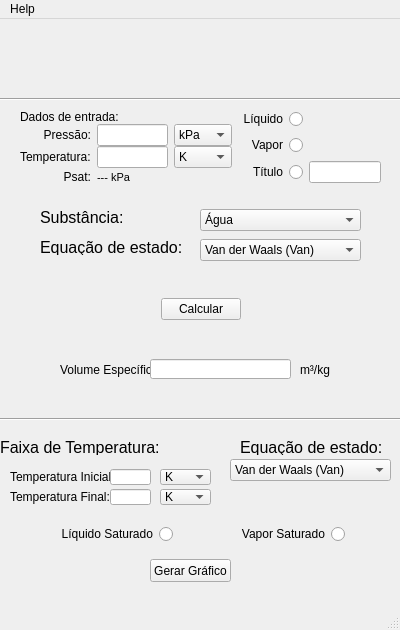
<?xml version="1.0" encoding="UTF-8"?>
<ui version="4.0">
 <class>MainWindow</class>
 <widget class="QMainWindow" name="MainWindow">
  <property name="geometry">
   <rect>
    <x>0</x>
    <y>0</y>
    <width>400</width>
    <height>630</height>
   </rect>
  </property>
  <property name="windowTitle">
   <string>MainWindow</string>
  </property>
  <widget class="QWidget" name="centralwidget">
   <widget class="Line" name="line">
    <property name="geometry">
     <rect>
      <x>-3</x>
      <y>70</y>
      <width>481</width>
      <height>20</height>
     </rect>
    </property>
    <property name="orientation">
     <enum>Qt::Horizontal</enum>
    </property>
   </widget>
   <widget class="QLabel" name="label_4">
    <property name="geometry">
     <rect>
      <x>40</x>
      <y>220</y>
      <width>141</width>
      <height>16</height>
     </rect>
    </property>
    <property name="font">
     <font>
      <pointsize>12</pointsize>
     </font>
    </property>
    <property name="text">
     <string>Equação de estado:</string>
    </property>
   </widget>
   <widget class="QComboBox" name="DropEqua">
    <property name="geometry">
     <rect>
      <x>200</x>
      <y>220</y>
      <width>161</width>
      <height>22</height>
     </rect>
    </property>
    <item>
     <property name="text">
      <string>Van der Waals (Van)</string>
     </property>
    </item>
    <item>
     <property name="text">
      <string>Soave-Redlich-Kwong (SRK)</string>
     </property>
    </item>
    <item>
     <property name="text">
      <string>Peng Robinson (PR)</string>
     </property>
    </item>
    <item>
     <property name="text">
      <string>Tsai-Chen</string>
     </property>
    </item>
    <item>
     <property name="text">
      <string>Stryjek-Vera</string>
     </property>
    </item>
   </widget>
   <widget class="QLabel" name="label_5">
    <property name="geometry">
     <rect>
      <x>80</x>
      <y>10</y>
      <width>291</width>
      <height>61</height>
     </rect>
    </property>
    <property name="font">
     <font>
      <pointsize>18</pointsize>
     </font>
    </property>
    <property name="text">
     <string/>
    </property>
    <property name="pixmap">
     <pixmap>title.png</pixmap>
    </property>
   </widget>
   <widget class="QLabel" name="label_6">
    <property name="geometry">
     <rect>
      <x>60</x>
      <y>340</y>
      <width>91</width>
      <height>21</height>
     </rect>
    </property>
    <property name="text">
     <string>Volume Específico:</string>
    </property>
   </widget>
   <widget class="QLineEdit" name="RespVol">
    <property name="geometry">
     <rect>
      <x>150</x>
      <y>340</y>
      <width>141</width>
      <height>20</height>
     </rect>
    </property>
   </widget>
   <widget class="QLabel" name="label_7">
    <property name="geometry">
     <rect>
      <x>300</x>
      <y>340</y>
      <width>31</width>
      <height>21</height>
     </rect>
    </property>
    <property name="text">
     <string>m³/kg</string>
    </property>
   </widget>
   <widget class="QComboBox" name="DropSubs">
    <property name="geometry">
     <rect>
      <x>200</x>
      <y>190</y>
      <width>161</width>
      <height>22</height>
     </rect>
    </property>
    <item>
     <property name="text">
      <string>Água</string>
     </property>
    </item>
    <item>
     <property name="text">
      <string>Dióxido de carbono</string>
     </property>
    </item>
    <item>
     <property name="text">
      <string>Oxigênio</string>
     </property>
    </item>
    <item>
     <property name="text">
      <string>Usuário</string>
     </property>
    </item>
    <item>
     <property name="text">
      <string>...</string>
     </property>
    </item>
   </widget>
   <widget class="QLabel" name="label_8">
    <property name="geometry">
     <rect>
      <x>40</x>
      <y>190</y>
      <width>141</width>
      <height>16</height>
     </rect>
    </property>
    <property name="font">
     <font>
      <pointsize>12</pointsize>
     </font>
    </property>
    <property name="text">
     <string>Substância:</string>
    </property>
   </widget>
   <widget class="QLabel" name="Coment1">
    <property name="geometry">
     <rect>
      <x>10</x>
      <y>350</y>
      <width>291</width>
      <height>41</height>
     </rect>
    </property>
    <property name="text">
     <string/>
    </property>
   </widget>
   <widget class="QPushButton" name="pushButton_2">
    <property name="geometry">
     <rect>
      <x>150</x>
      <y>540</y>
      <width>81</width>
      <height>23</height>
     </rect>
    </property>
    <property name="text">
     <string>Gerar Gráfico</string>
    </property>
   </widget>
   <widget class="Line" name="line_2">
    <property name="geometry">
     <rect>
      <x>-130</x>
      <y>390</y>
      <width>611</width>
      <height>20</height>
     </rect>
    </property>
    <property name="orientation">
     <enum>Qt::Horizontal</enum>
    </property>
   </widget>
   <widget class="QLabel" name="label_10">
    <property name="geometry">
     <rect>
      <x>10</x>
      <y>450</y>
      <width>111</width>
      <height>16</height>
     </rect>
    </property>
    <property name="text">
     <string>Temperatura Inicial:</string>
    </property>
   </widget>
   <widget class="QLineEdit" name="TempGet1">
    <property name="geometry">
     <rect>
      <x>110</x>
      <y>450</y>
      <width>41</width>
      <height>16</height>
     </rect>
    </property>
   </widget>
   <widget class="QLineEdit" name="TempGet2">
    <property name="geometry">
     <rect>
      <x>110</x>
      <y>470</y>
      <width>41</width>
      <height>16</height>
     </rect>
    </property>
   </widget>
   <widget class="QLabel" name="label_11">
    <property name="geometry">
     <rect>
      <x>10</x>
      <y>470</y>
      <width>111</width>
      <height>16</height>
     </rect>
    </property>
    <property name="text">
     <string>Temperatura Final:</string>
    </property>
   </widget>
   <widget class="QComboBox" name="DropTemp_2">
    <property name="geometry">
     <rect>
      <x>160</x>
      <y>450</y>
      <width>51</width>
      <height>16</height>
     </rect>
    </property>
    <item>
     <property name="text">
      <string>K</string>
     </property>
    </item>
    <item>
     <property name="text">
      <string>ºC</string>
     </property>
    </item>
    <item>
     <property name="text">
      <string>ºF</string>
     </property>
    </item>
    <item>
     <property name="text">
      <string>R</string>
     </property>
    </item>
   </widget>
   <widget class="QComboBox" name="DropTemp_3">
    <property name="geometry">
     <rect>
      <x>160</x>
      <y>470</y>
      <width>51</width>
      <height>16</height>
     </rect>
    </property>
    <item>
     <property name="text">
      <string>K</string>
     </property>
    </item>
    <item>
     <property name="text">
      <string>ºC</string>
     </property>
    </item>
    <item>
     <property name="text">
      <string>ºF</string>
     </property>
    </item>
    <item>
     <property name="text">
      <string>R</string>
     </property>
    </item>
   </widget>
   <widget class="QLabel" name="label_12">
    <property name="geometry">
     <rect>
      <x>10</x>
      <y>10</y>
      <width>51</width>
      <height>61</height>
     </rect>
    </property>
    <property name="text">
     <string/>
    </property>
    <property name="pixmap">
     <pixmap>Zero.png</pixmap>
    </property>
   </widget>
   <widget class="QComboBox" name="DropEqua_2">
    <property name="geometry">
     <rect>
      <x>230</x>
      <y>440</y>
      <width>161</width>
      <height>22</height>
     </rect>
    </property>
    <item>
     <property name="text">
      <string>Van der Waals (Van)</string>
     </property>
    </item>
    <item>
     <property name="text">
      <string>Soave-Redlich-Kwong (SRK)</string>
     </property>
    </item>
    <item>
     <property name="text">
      <string>Peng Robinson (PR)</string>
     </property>
    </item>
    <item>
     <property name="text">
      <string>Tsai-Chen</string>
     </property>
    </item>
    <item>
     <property name="text">
      <string>Stryjek-Vera</string>
     </property>
    </item>
   </widget>
   <widget class="QLabel" name="label_13">
    <property name="geometry">
     <rect>
      <x>240</x>
      <y>420</y>
      <width>141</width>
      <height>16</height>
     </rect>
    </property>
    <property name="font">
     <font>
      <pointsize>12</pointsize>
     </font>
    </property>
    <property name="text">
     <string>Equação de estado:</string>
    </property>
   </widget>
   <widget class="QLabel" name="label_14">
    <property name="geometry">
     <rect>
      <x>0</x>
      <y>420</y>
      <width>171</width>
      <height>16</height>
     </rect>
    </property>
    <property name="font">
     <font>
      <pointsize>12</pointsize>
     </font>
    </property>
    <property name="text">
     <string>Faixa de Temperatura:</string>
    </property>
   </widget>
   <widget class="QLabel" name="label_9">
    <property name="geometry">
     <rect>
      <x>300</x>
      <y>270</y>
      <width>31</width>
      <height>31</height>
     </rect>
    </property>
    <property name="text">
     <string/>
    </property>
   </widget>
   <widget class="QWidget" name="horizontalLayoutWidget">
    <property name="geometry">
     <rect>
      <x>0</x>
      <y>260</y>
      <width>401</width>
      <height>61</height>
     </rect>
    </property>
    <layout class="QHBoxLayout" name="horizontalLayout">
     <item>
      <spacer name="horizontalSpacer">
       <property name="orientation">
        <enum>Qt::Horizontal</enum>
       </property>
       <property name="sizeHint" stdset="0">
        <size>
         <width>59</width>
         <height>20</height>
        </size>
       </property>
      </spacer>
     </item>
     <item>
      <widget class="QPushButton" name="pushButton">
       <property name="text">
        <string>Calcular</string>
       </property>
      </widget>
     </item>
     <item>
      <spacer name="horizontalSpacer_2">
       <property name="orientation">
        <enum>Qt::Horizontal</enum>
       </property>
       <property name="sizeHint" stdset="0">
        <size>
         <width>59</width>
         <height>20</height>
        </size>
       </property>
      </spacer>
     </item>
    </layout>
   </widget>
   <widget class="QWidget" name="horizontalLayoutWidget_2">
    <property name="geometry">
     <rect>
      <x>20</x>
      <y>90</y>
      <width>361</width>
      <height>77</height>
     </rect>
    </property>
    <layout class="QHBoxLayout" name="horizontalLayout_2">
     <item>
      <layout class="QVBoxLayout" name="verticalLayout">
       <property name="spacing">
        <number>0</number>
       </property>
       <item>
        <widget class="QLabel" name="label">
         <property name="text">
          <string>Dados de entrada:</string>
         </property>
        </widget>
       </item>
       <item>
        <layout class="QGridLayout" name="gridLayout">
         <property name="horizontalSpacing">
          <number>6</number>
         </property>
         <property name="verticalSpacing">
          <number>0</number>
         </property>
         <item row="0" column="1">
          <widget class="QLineEdit" name="PressGet"/>
         </item>
         <item row="1" column="1">
          <widget class="QLineEdit" name="TempGet"/>
         </item>
         <item row="1" column="0">
          <widget class="QLabel" name="label_3">
           <property name="text">
            <string>Temperatura:</string>
           </property>
          </widget>
         </item>
         <item row="0" column="0">
          <widget class="QLabel" name="label_2">
           <property name="text">
            <string>Pressão:</string>
           </property>
           <property name="alignment">
            <set>Qt::AlignRight|Qt::AlignTrailing|Qt::AlignVCenter</set>
           </property>
          </widget>
         </item>
         <item row="0" column="2">
          <widget class="QComboBox" name="DropPress">
           <item>
            <property name="text">
             <string>kPa</string>
            </property>
           </item>
           <item>
            <property name="text">
             <string>Pa</string>
            </property>
           </item>
           <item>
            <property name="text">
             <string>psi</string>
            </property>
           </item>
           <item>
            <property name="text">
             <string>in Hg</string>
            </property>
           </item>
           <item>
            <property name="text">
             <string>atm</string>
            </property>
           </item>
           <item>
            <property name="text">
             <string>torr</string>
            </property>
           </item>
          </widget>
         </item>
         <item row="1" column="2">
          <widget class="QComboBox" name="DropTemp">
           <item>
            <property name="text">
             <string>K</string>
            </property>
           </item>
           <item>
            <property name="text">
             <string>ºC</string>
            </property>
           </item>
           <item>
            <property name="text">
             <string>ºF</string>
            </property>
           </item>
           <item>
            <property name="text">
             <string>R</string>
            </property>
           </item>
          </widget>
         </item>
         <item row="2" column="0">
          <widget class="QLabel" name="label_15">
           <property name="text">
            <string>Psat:</string>
           </property>
           <property name="alignment">
            <set>Qt::AlignRight|Qt::AlignTrailing|Qt::AlignVCenter</set>
           </property>
          </widget>
         </item>
         <item row="2" column="1" colspan="2">
          <widget class="QLabel" name="Labelsat">
           <property name="enabled">
            <bool>true</bool>
           </property>
           <property name="minimumSize">
            <size>
             <width>0</width>
             <height>18</height>
            </size>
           </property>
           <property name="font">
            <font>
             <pointsize>8</pointsize>
            </font>
           </property>
           <property name="text">
            <string>--- kPa</string>
           </property>
          </widget>
         </item>
        </layout>
       </item>
      </layout>
     </item>
     <item>
      <layout class="QGridLayout" name="gridLayout_2">
       <item row="2" column="1">
        <widget class="QLineEdit" name="TituloGet"/>
       </item>
       <item row="2" column="0">
        <widget class="QRadioButton" name="ChkTitulo">
         <property name="layoutDirection">
          <enum>Qt::RightToLeft</enum>
         </property>
         <property name="text">
          <string>Título</string>
         </property>
        </widget>
       </item>
       <item row="1" column="0">
        <widget class="QRadioButton" name="ChkVap">
         <property name="layoutDirection">
          <enum>Qt::RightToLeft</enum>
         </property>
         <property name="text">
          <string>Vapor</string>
         </property>
        </widget>
       </item>
       <item row="0" column="0">
        <widget class="QRadioButton" name="ChkLiq">
         <property name="layoutDirection">
          <enum>Qt::RightToLeft</enum>
         </property>
         <property name="text">
          <string>Líquido</string>
         </property>
        </widget>
       </item>
      </layout>
     </item>
    </layout>
   </widget>
   <widget class="QWidget" name="horizontalLayoutWidget_3">
    <property name="geometry">
     <rect>
      <x>0</x>
      <y>500</y>
      <width>401</width>
      <height>31</height>
     </rect>
    </property>
    <layout class="QHBoxLayout" name="horizontalLayout_3">
     <item>
      <spacer name="horizontalSpacer_4">
       <property name="orientation">
        <enum>Qt::Horizontal</enum>
       </property>
       <property name="sizeHint" stdset="0">
        <size>
         <width>40</width>
         <height>20</height>
        </size>
       </property>
      </spacer>
     </item>
     <item>
      <widget class="QRadioButton" name="ChkLiq_2">
       <property name="layoutDirection">
        <enum>Qt::RightToLeft</enum>
       </property>
       <property name="text">
        <string>Líquido Saturado</string>
       </property>
      </widget>
     </item>
     <item>
      <spacer name="horizontalSpacer_5">
       <property name="orientation">
        <enum>Qt::Horizontal</enum>
       </property>
       <property name="sizeHint" stdset="0">
        <size>
         <width>20</width>
         <height>20</height>
        </size>
       </property>
      </spacer>
     </item>
     <item>
      <widget class="QRadioButton" name="ChkVap_2">
       <property name="layoutDirection">
        <enum>Qt::RightToLeft</enum>
       </property>
       <property name="text">
        <string>Vapor Saturado</string>
       </property>
      </widget>
     </item>
     <item>
      <spacer name="horizontalSpacer_3">
       <property name="orientation">
        <enum>Qt::Horizontal</enum>
       </property>
       <property name="sizeHint" stdset="0">
        <size>
         <width>40</width>
         <height>20</height>
        </size>
       </property>
      </spacer>
     </item>
    </layout>
   </widget>
  </widget>
  <widget class="QMenuBar" name="menubar">
   <property name="geometry">
    <rect>
     <x>0</x>
     <y>0</y>
     <width>400</width>
     <height>21</height>
    </rect>
   </property>
   <widget class="QMenu" name="menuCr_ditos">
    <property name="title">
     <string>Help</string>
    </property>
   </widget>
   <addaction name="menuCr_ditos"/>
  </widget>
  <widget class="QStatusBar" name="statusbar"/>
  <action name="actionTes">
   <property name="text">
    <string>Tes</string>
   </property>
  </action>
 </widget>
 <tabstops>
  <tabstop>PressGet</tabstop>
  <tabstop>TempGet</tabstop>
  <tabstop>DropPress</tabstop>
  <tabstop>DropTemp</tabstop>
  <tabstop>ChkLiq</tabstop>
  <tabstop>ChkVap</tabstop>
  <tabstop>ChkTitulo</tabstop>
  <tabstop>TituloGet</tabstop>
  <tabstop>DropSubs</tabstop>
  <tabstop>DropEqua</tabstop>
  <tabstop>pushButton</tabstop>
  <tabstop>RespVol</tabstop>
  <tabstop>TempGet1</tabstop>
  <tabstop>TempGet2</tabstop>
  <tabstop>DropTemp_2</tabstop>
  <tabstop>DropTemp_3</tabstop>
  <tabstop>DropEqua_2</tabstop>
  <tabstop>pushButton_2</tabstop>
  <tabstop>ChkLiq_2</tabstop>
  <tabstop>ChkVap_2</tabstop>
 </tabstops>
 <resources/>
 <connections/>
</ui>
